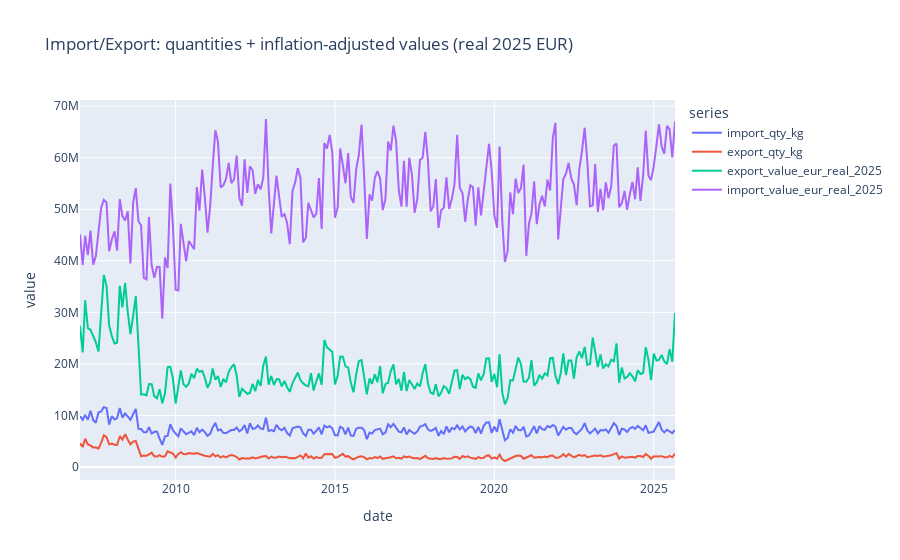
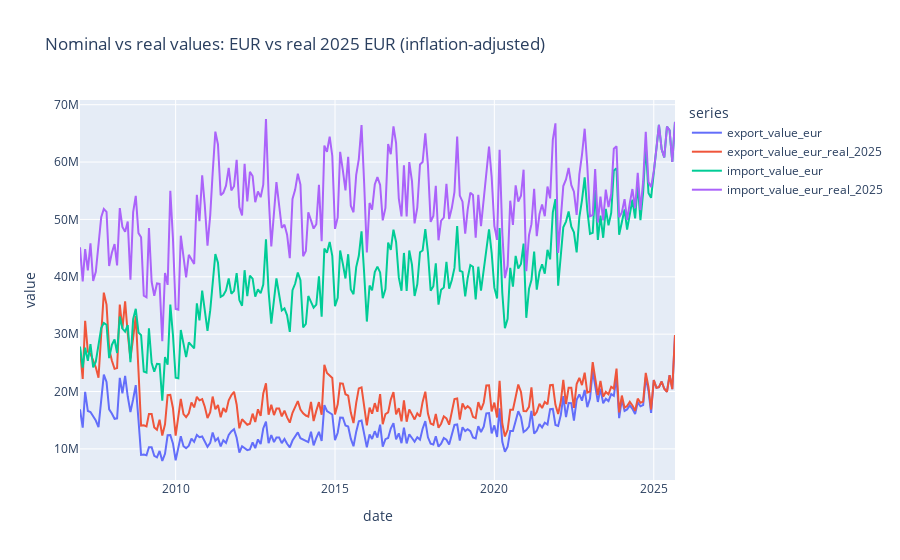

Source (notebook cell) for these figures, in order:
### Markdown cell above
Inflation correction with data from wko. 
https://www.wko.at/statistik/prognose/inflation.pdf

### Code cell
# Inflation-adjust the EUR value columns (convert to real 2025 EUR) and plot
inflation = {
    2007: 0.022,
    2008: 0.032,
    2009: 0.005,
    2010: 0.019,
    2011: 0.033,
    2012: 0.024,
    2013: 0.020,
    2014: 0.017,
    2015: 0.009,
    2016: 0.009,
    2017: 0.021,
    2018: 0.020,
    2019: 0.015,
    2020: 0.014,
    2021: 0.028,
    2022: 0.086,
    2023: 0.078,
    2024: 0.029,
    2025: 0.035,
}

# Build a simple CPI index with 2020 = 1.0 (so 2021 includes 2021 inflation, etc.)
cpi = {}
cpi_prev = 1.0
for year in sorted(inflation):
    cpi_prev *= 1 + inflation[year]
    cpi[year] = cpi_prev

cpi_2025 = cpi[2025]
cpi_df = pl.DataFrame({"year": list(cpi.keys()), "cpi": list(cpi.values())})

df = (
    df.with_columns(pl.col("date").dt.year().alias("year"))
    .join(cpi_df, on="year", how="left")
    .with_columns(
        (pl.col("export_value_eur") * (cpi_2025 / pl.col("cpi"))).alias(
            "export_value_eur_real_2025"
        ),
        (pl.col("import_value_eur") * (cpi_2025 / pl.col("cpi"))).alias(
            "import_value_eur_real_2025"
        ),
    )
    .drop(["year", "cpi"])
)

# 1) Your original four-series view, but with inflation-adjusted EUR values
value_cols_real = [
    "import_qty_kg",
    "export_qty_kg",
    "export_value_eur_real_2025",
    "import_value_eur_real_2025",
]
fig_real = plot_timeseries(
    df,
    value_cols=value_cols_real,
    title="Import/Export: quantities + inflation-adjusted values (real 2025 EUR)",
)

# 2) Comparison: nominal EUR vs real (inflation-adjusted) EUR
value_cols_compare = [
    "export_value_eur",
    "export_value_eur_real_2025",
    "import_value_eur",
    "import_value_eur_real_2025",
]
fig_compare = plot_timeseries(
    df,
    value_cols=value_cols_compare,
    title="Nominal vs real values: EUR vs real 2025 EUR (inflation-adjusted)",
)

df

### Figure 1 — Plotly figure (JSON) as saved in the notebook; plotly's stock layout.template omitted (floating-point values rounded to 4 significant figures; data arrays with more than 128 entries replaced by an {"elided": "..."} marker saying what was removed)
{"data": [{"hovertemplate": "series=import_qty_kg<br>date=%{x}<br>value=%{y}<extra></extra>", "legendgroup": "import_qty_kg", "line": {"color": "#636efa", "dash": "solid"}, "marker": {"symbol": "circle"}, "mode": "lines", "name": "import_qty_kg", "orientation": "v", "showlegend": true, "type": "scatter", "x": {"elided": "225 str values"}, "xaxis": "x", "y": {"elided": "225 float values"}, "yaxis": "y"}, {"hovertemplate": "series=export_qty_kg<br>date=%{x}<br>value=%{y}<extra></extra>", "legendgroup": "export_qty_kg", "line": {"color": "#EF553B", "dash": "solid"}, "marker": {"symbol": "circle"}, "mode": "lines", "name": "export_qty_kg", "orientation": "v", "showlegend": true, "type": "scatter", "x": {"elided": "225 str values"}, "xaxis": "x", "y": {"elided": "225 float values"}, "yaxis": "y"}, {"hovertemplate": "series=export_value_eur_real_2025<br>date=%{x}<br>value=%{y}<extra></extra>", "legendgroup": "export_value_eur_real_2025", "line": {"color": "#00cc96", "dash": "solid"}, "marker": {"symbol": "circle"}, "mode": "lines", "name": "export_value_eur_real_2025", "orientation": "v", "showlegend": true, "type": "scatter", "x": {"elided": "225 str values"}, "xaxis": "x", "y": {"elided": "225 float values"}, "yaxis": "y"}, {"hovertemplate": "series=import_value_eur_real_2025<br>date=%{x}<br>value=%{y}<extra></extra>", "legendgroup": "import_value_eur_real_2025", "line": {"color": "#ab63fa", "dash": "solid"}, "marker": {"symbol": "circle"}, "mode": "lines", "name": "import_value_eur_real_2025", "orientation": "v", "showlegend": true, "type": "scatter", "x": {"elided": "225 str values"}, "xaxis": "x", "y": {"elided": "225 float values"}, "yaxis": "y"}], "layout": {"legend": {"title": {"text": "series"}, "tracegroupgap": 0}, "title": {"text": "Import/Export: quantities + inflation-adjusted values (real 2025 EUR)"}, "xaxis": {"anchor": "y", "domain": [0, 1], "title": {"text": "date"}}, "yaxis": {"anchor": "x", "domain": [0, 1], "title": {"text": "value"}}}}

### Figure 2 — Plotly figure (JSON) as saved in the notebook; plotly's stock layout.template omitted (floating-point values rounded to 4 significant figures; data arrays with more than 128 entries replaced by an {"elided": "..."} marker saying what was removed)
{"data": [{"hovertemplate": "series=export_value_eur<br>date=%{x}<br>value=%{y}<extra></extra>", "legendgroup": "export_value_eur", "line": {"color": "#636efa", "dash": "solid"}, "marker": {"symbol": "circle"}, "mode": "lines", "name": "export_value_eur", "orientation": "v", "showlegend": true, "type": "scatter", "x": {"elided": "225 str values"}, "xaxis": "x", "y": {"elided": "225 float values"}, "yaxis": "y"}, {"hovertemplate": "series=export_value_eur_real_2025<br>date=%{x}<br>value=%{y}<extra></extra>", "legendgroup": "export_value_eur_real_2025", "line": {"color": "#EF553B", "dash": "solid"}, "marker": {"symbol": "circle"}, "mode": "lines", "name": "export_value_eur_real_2025", "orientation": "v", "showlegend": true, "type": "scatter", "x": {"elided": "225 str values"}, "xaxis": "x", "y": {"elided": "225 float values"}, "yaxis": "y"}, {"hovertemplate": "series=import_value_eur<br>date=%{x}<br>value=%{y}<extra></extra>", "legendgroup": "import_value_eur", "line": {"color": "#00cc96", "dash": "solid"}, "marker": {"symbol": "circle"}, "mode": "lines", "name": "import_value_eur", "orientation": "v", "showlegend": true, "type": "scatter", "x": {"elided": "225 str values"}, "xaxis": "x", "y": {"elided": "225 float values"}, "yaxis": "y"}, {"hovertemplate": "series=import_value_eur_real_2025<br>date=%{x}<br>value=%{y}<extra></extra>", "legendgroup": "import_value_eur_real_2025", "line": {"color": "#ab63fa", "dash": "solid"}, "marker": {"symbol": "circle"}, "mode": "lines", "name": "import_value_eur_real_2025", "orientation": "v", "showlegend": true, "type": "scatter", "x": {"elided": "225 str values"}, "xaxis": "x", "y": {"elided": "225 float values"}, "yaxis": "y"}], "layout": {"legend": {"title": {"text": "series"}, "tracegroupgap": 0}, "title": {"text": "Nominal vs real values: EUR vs real 2025 EUR (inflation-adjusted)"}, "xaxis": {"anchor": "y", "domain": [0, 1], "title": {"text": "date"}}, "yaxis": {"anchor": "x", "domain": [0, 1], "title": {"text": "value"}}}}
